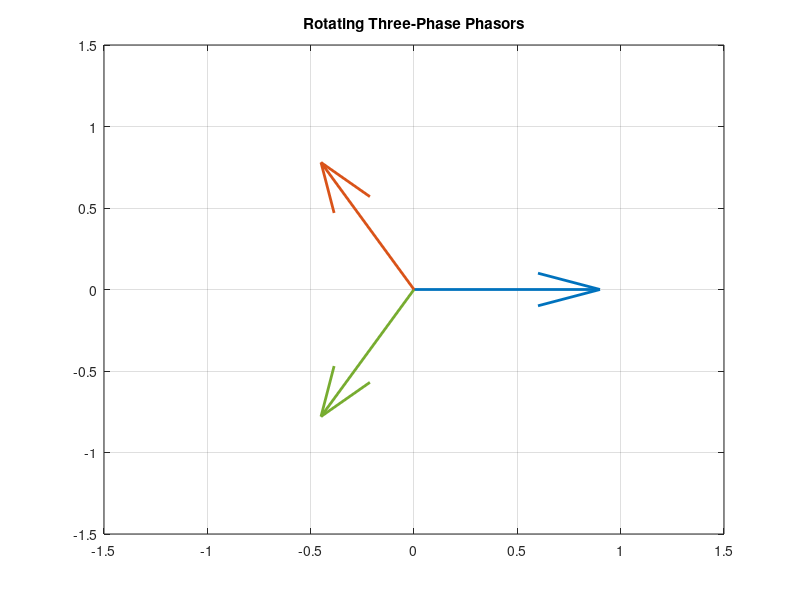

MATLAB code for this plot:
clc
clear
% Parameters
Vm = 1;              
f = 50;
w = 2*pi*f;
t = linspace(0,0.02,200);   % One cycle
figure
for k = 1:length(t)
   
    % Phasors
    Va = Vm * exp(1j*w*t(k));
    Vb = Vm * exp(1j*(w*t(k) - 2*pi/3));
    Vc = Vm * exp(1j*(w*t(k) + 2*pi/3));
    
    % Plot vectors
    quiver(0,0,real(Va),imag(Va),'LineWidth',2)
    hold on
    quiver(0,0,real(Vb),imag(Vb),'LineWidth',2)
    quiver(0,0,real(Vc),imag(Vc),'LineWidth',2)
    
    axis([-1.5 1.5 -1.5 1.5])
    title('Rotating Three-Phase Phasors')
    
    grid on
    hold off
    
    pause(0.05)
end
